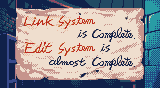

The image is a tile-based game level rendered from a .tmx file. Its description and complete source (layers, tilesets, objects, tile grids) follow:
An orthogonal 20x11 tile map with 8x8 px tiles, 1 tile layer (map), 1 hidden layer not drawn, 2 tilesets.

<map version="1.10" tiledversion="1.10.2" orientation="orthogonal" renderorder="right-down" width="20" height="11" tilewidth="8" tileheight="8" infinite="0" nextlayerid="3" nextobjectid="1">
 <tileset firstgid="1" name="tradehouse_note" tilewidth="8" tileheight="8" tilecount="384" columns="16">
  <image source="tradehouse_note.png" width="128" height="192" />
 </tileset>
 <tileset firstgid="385" name="palettes" tilewidth="8" tileheight="8" tilecount="8" columns="8">
  <image source="../palettes.png" width="64" height="8" />
 </tileset>
 <layer id="1" name="map" width="20" height="11">
  <data encoding="csv">
129,137,145,153,161,169,177,185,193,201,209,217,225,233,241,249,257,265,273,281,
130,138,146,154,162,170,178,186,194,202,210,218,226,234,242,250,258,266,274,282,
131,139,147,155,163,171,179,187,195,203,211,219,227,235,243,251,259,267,275,283,
132,140,148,156,164,172,180,188,196,204,212,220,228,236,244,252,260,268,276,284,
133,141,149,157,165,173,181,189,197,205,213,221,229,237,245,253,261,269,277,285,
134,142,150,158,166,174,182,190,198,206,214,222,230,238,246,254,262,270,278,286,
135,143,151,159,167,175,183,191,199,207,215,223,231,239,247,255,263,271,279,287,
136,144,152,160,168,176,184,192,200,208,216,224,232,240,248,256,264,272,280,288,
289,297,305,313,321,329,337,345,292,300,308,316,324,332,340,348,295,303,311,319,
290,298,306,314,322,330,338,346,293,301,309,317,325,333,341,349,296,304,312,320,
291,299,307,315,323,331,339,347,294,302,310,318,326,334,342,350,327,328,335,336
  </data>
 </layer>
 <layer id="2" name="map_pal" width="20" height="11" visible="0">
  <data encoding="csv">
387,387,387,387,387,387,387,387,387,387,387,387,387,387,387,387,387,387,386,386,
387,387,385,385,385,385,385,385,385,385,385,385,385,385,385,385,385,385,386,386,
387,387,385,390,390,390,390,390,390,390,390,390,385,385,385,385,385,385,386,386,
387,387,385,390,390,390,390,390,390,390,385,385,385,385,385,385,385,385,386,386,
389,389,385,385,385,385,385,385,385,385,385,385,385,385,385,385,385,385,386,386,
389,389,385,390,390,390,390,390,390,390,390,390,385,385,385,385,385,385,386,386,
389,389,385,390,390,390,390,390,390,390,390,390,385,385,385,385,385,385,386,386,
389,389,385,385,385,385,385,385,385,385,385,385,385,385,385,385,385,385,386,386,
389,389,385,385,385,385,385,385,385,385,385,385,385,385,385,385,385,385,386,386,
389,389,385,385,385,385,385,385,385,385,385,385,385,385,385,385,385,385,386,386,
389,389,389,389,389,387,387,387,387,387,387,387,387,387,387,387,387,387,386,386
  </data>
 </layer>
</map>
